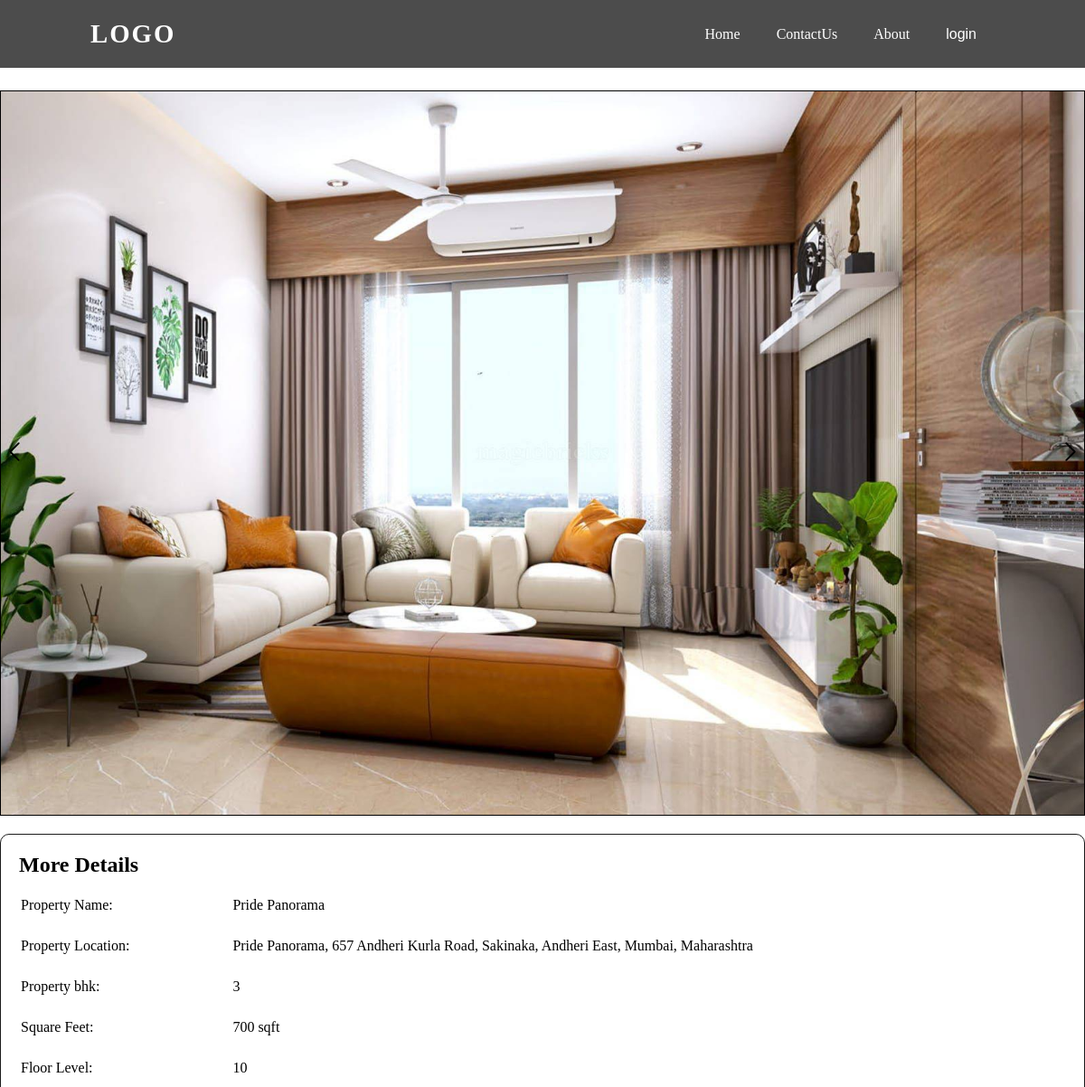
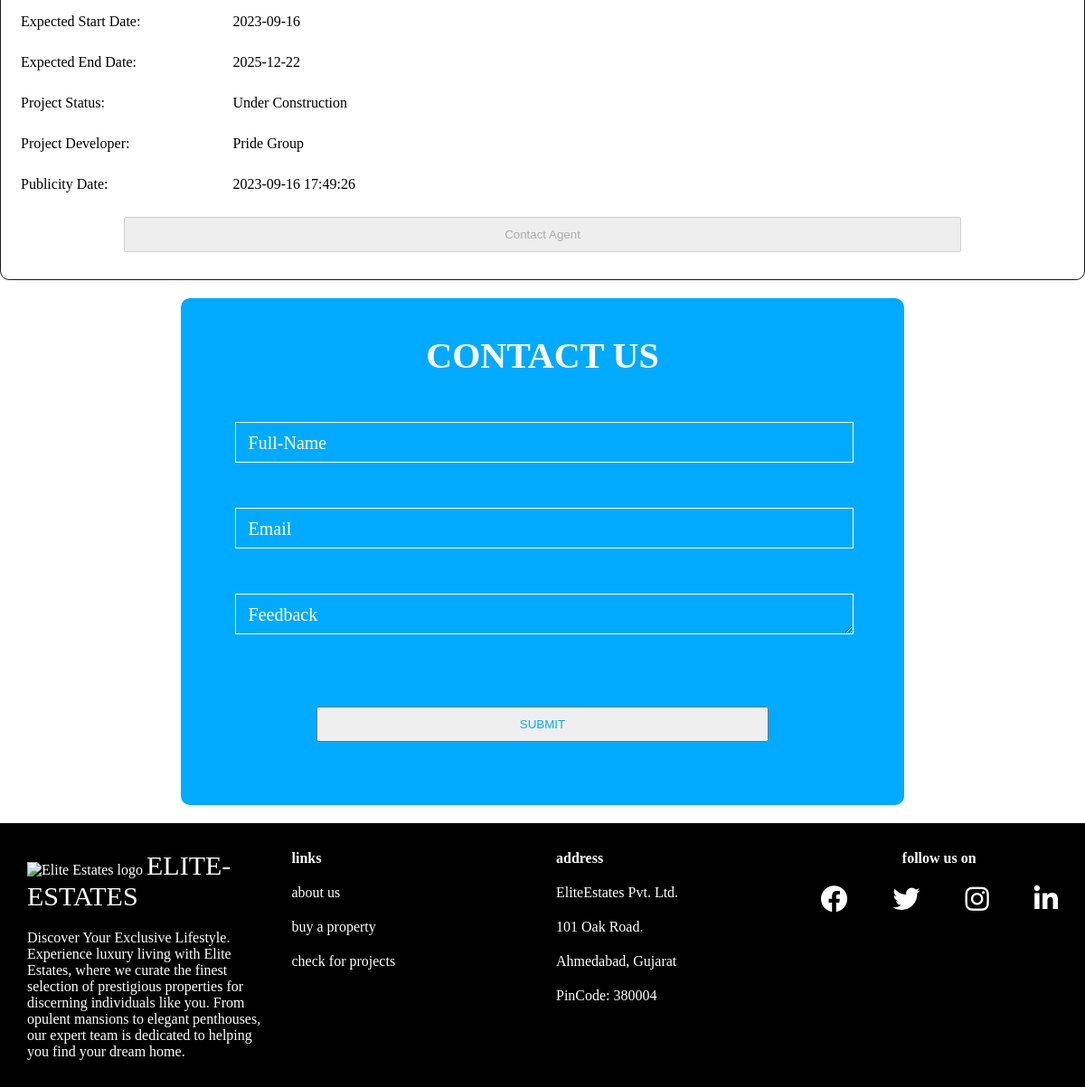
The app's page /view/view-up.php?up_id=1 with its own data (2 pictures, top to bottom).
### tables this page shows
CREATE TABLE `upcoming_projects` (
  `upcoming_project_id` int(4) NOT NULL,
  `upcoming_project_name` varchar(20) NOT NULL,
  `upcoming_project_location` text NOT NULL,
  `upcoming_project_bhk` int(2) NOT NULL,
  `upcoming_project_sqft` varchar(5) NOT NULL,
  `upcoming_project_floor_level` varchar(3) NOT NULL,
  `upcoming_project_expected_start_date` date NOT NULL,
  `upcoming_project_expected_end_date` date NOT NULL,
  `upcoming_project_status` varchar(20) NOT NULL,
  `upcoming_project_developer` varchar(20) NOT NULL,
  `upcoming_project_image_1` varchar(255) NOT NULL,
  `upcoming_project_image_2` varchar(255) NOT NULL,
  `upcoming_project_image_3` varchar(255) NOT NULL,
  `upcoming_project_ad_date` timestamp NOT NULL DEFAULT current_timestamp()
);

### view/view-up.php (the view, shortened to what this page needs)
<?php
include '../db.php';
$result = $conn->query('SELECT * FROM upcoming_projects WHERE upcoming_project_id=' . $_GET['up_id'])->fetch_array();
$is_admin = false;
?>
<!DOCTYPE html>
<html lang="en">
<head>
    <link rel="stylesheet" href="../styles/navbars.css" />
    <link rel="stylesheet" href="../styles/contact-form.css" />
    <link rel="stylesheet" href="../styles/footers.css" />
    <link rel="stylesheet" href="../styles/view.css" />
    <link rel="stylesheet" href="https://cdnjs.cloudflare.com/ajax/libs/font-awesome/6.4.0/css/all.min.css" />
</head>
<body>
    <?php include '../components/navbars.php' ?>
    <div class="container" style="margin-top: 100px;">
        <div class="carousel-container">
            <button class="carousel-left-btn" style="background-color: transparent; border: none;">
                <svg xmlns="http://www.w3.org/2000/svg" fill="none" viewBox="0 0 24 24" stroke-width="1.5" width="30" height="30" stroke="currentColor" class="icon">
                    <path stroke-linecap="round" stroke-linejoin="round" d="M15.75 19.5L8.25 12l7.5-7.5" />
                </svg>
            </button>
            <div class="carousel-item active">
                <img src="../images/property-images/<?php echo $result['upcoming_project_image_1'] ?>" alt="flat image 1" />
            </div>
            <button class="carousel-right-btn" style="background-color: transparent; border: none;">
                <svg xmlns="http://www.w3.org/2000/svg" fill="none" viewBox="0 0 24 24" stroke-width="1.5" height="30" width="30" stroke="currentColor" class="icon">
                    <path stroke-linecap="round" stroke-linejoin="round" d="M8.25 4.5l7.5 7.5-7.5 7.5" />
                </svg>
            </button>
        </div>
        <div class="property-info">
            <h2>More Details</h2>
            <table class="details">
                <tbody>
                    <tr>
                        <td>Property Name:</td>
                        <td><?php echo $result['upcoming_project_name'] ?></td>
                    </tr>
                    <tr>
                        <td>Property Location:</td>
                        <td><?php echo $result['upcoming_project_location'] ?></td>
                    </tr>
                    <tr>
                        <td>Property bhk:</td>
                        <td><?php echo $result['upcoming_project_bhk'] ?></td>
                    </tr>
                    <tr>
                        <td>Square Feet:</td>
                        <td><?php echo $result['upcoming_project_sqft'] ?> sqft</td>
                    </tr>
                    <tr>
                        <td>Floor Level:</td>
                        <td><?php echo $result['upcoming_project_floor_level'] ?></td>
                    </tr>
                    <tr>
                        <td>Expected Start Date:</td>
                        <td><?php echo $result['upcoming_project_expected_start_date'] ?></td>
                    </tr>
                    <tr>
                        <td>Expected End Date:</td>
                        <td><?php echo $result['upcoming_project_expected_end_date'] ?></td>
                    </tr>
                    <tr>
                        <td>Project Status:</td>
                        <td><?php echo $result['upcoming_project_status'] ?></td>
                    </tr>
                    <tr>
                        <td>Project Developer:</td>
                        <td><?php echo $result['upcoming_project_developer'] ?></td>
                    </tr>
                    <tr>
                        <td>Publicity Date:</td>
                        <td><?php echo $result['upcoming_project_ad_date'] ?></td>
                    </tr>
                </tbody>
            </table>
            <button class="contact-agent-btn" style="width: 80%; padding: 10px 0; margin: 0 auto;display: block;margin-bottom: 30px;" <?php if (!isset($_SESSION['username']) && !$is_admin) echo 'disabled' ?>>Contact Agent</button>
        </div>
    </div>
    <?php include '../components/contact-form.php' ?>
    <?php include '../components/footer.php' ?>
</body>
</html>

### components/navbars.php (shortened to what this page needs)
<?php
  $name = null;
?>
<header>
  <a href="#" class="logo">logo</a>
  <div class="navigation">
    <ul class="menu">
      <li class="menu-item"><a class="link" href="http://localhost:90/raj/el-est-resp/jqAjax-test/">Home</a></li>
      <li class="menu-item">
        <a class="sub-btn link" href="#contact">ContactUs</a>
      </li>
      <li class="menu-item"><a class="link" href="#about">About</a></li>
      <li class="menu-item user-form">
        <button class="link"><?php echo $name !== null ? $name : 'login'; ?></button>
      </li>
    </ul>
  </div>
</header>

### components/contact-form.php (shortened to what this page needs)
<div id="contact">
    <h2>contact us</h2>
    <form class="contact-form" method="post">
        <div class="input-box">
            <input type="text" name="full-name" id="full-name" required />
            <label for="full-name">Full-Name</label>
        </div>
        <div class="input-box">
            <input type="email" name="email" id="user-email" required />
            <label for="user-email">Email</label>
        </div>
        <div class="input-box">
            <textarea name="message" id="message" cols="26" rows="1" required></textarea>
            <label for="message">Feedback</label>
        </div>
        <button class="contact-form-submit" type="submit" <?php if ($_SESSION['isAdmin']) echo 'disabled'?>>submit</button>
    </form>
</div>

### components/footer.php
<footer>
    <div class="footer" id="about">
        <div class="logo-container">
            <img src="images/logo-3.png" alt="Elite Estates logo" height="40" width="120" />
            <h1 class="logo-name">elite-estates</h1>
            <p>Discover Your Exclusive Lifestyle. Experience luxury living with Elite Estates, where we curate the
                finest selection of prestigious properties for discerning individuals like you. From opulent
                mansions to elegant penthouses, our expert team is dedicated to helping you find your dream home.
            </p>
        </div>
        <div class="footer-link-container">
            <h4>links</h4>
            <a href="#">about us</a>
            <a href="/raj/el-est-resp/jqAjax-test/index.php">buy a property</a>
            <a href="/raj/el-est-resp/jqAjax-test/index.php">check for projects</a>
        </div>
        <div class="address">
            <h4>address</h4>
            <p>
                <p>EliteEstates Pvt. Ltd.</p>
                <p>101 Oak Road.</p>
                <p>Ahmedabad, Gujarat</p>
                <p>PinCode: 380004</p>
            </p>
        </div>
        <div class="social-media-links">
            <h4>follow us on</h4>
            <div class="links">
                <a href="#"><i class="fa-brands fa-facebook"></i></a>
                <a href="#"><i class="fa-brands fa-twitter"></i></a>
                <a href="#"><i class="fa-brands fa-instagram"></i></a>
                <a href="#"><i class="fa-brands fa-linkedin-in"></i></a>
            </div>
        </div>
    </div>
</footer>

### styles/navbars.css (style rules this page uses)
* { margin: 0; padding: 0; box-sizing: border-box; }
header { z-index: 999; position: fixed; top: 0; left: 0; width: 100%; display: flex; justify-content: space-between; background-color: rgba(0, 0, 0, .7); align-items: center; padding: 0 100px; transition: 0.6s; }
header .logo { color: #fff; font-size: 1.8em; font-weight: 700; text-transform: uppercase; text-decoration: none; letter-spacing: 2px; }
header .navigation { position: relative; line-height: 75px; }
header .navigation .menu { position: relative; display: flex; justify-content: center; list-style: none; user-select: none; }
.menu-item { position: relative; }
.menu-item > .link { color: #FFF; font-size: 1em; text-decoration: none; margin: 0 20px; padding: 25px 0; cursor: pointer; background-color: transparent; border: none; }
.input-box label { position: absolute; top: 0; left: 0; font-size: 20px; transition: all .3s ease-in-out; }

### styles/contact-form.css (style rules this page uses)
#contact { width: 90vw; margin: 20px auto; padding: 20px; max-width: 800px; background-color: #0AF; border-radius: 10px; }
#contact h2 { color: #fff; font-size: 40px; text-align: center; margin: 20px 0; text-transform: uppercase; }
#contact .input-box { width: 100%; position: relative; margin: 50px 40px; }
#contact .input-box label { position: absolute; color: #fff; top: 50%; padding: 5px 7px; left: 1%; transform: translate(0, -50%); transition: all .3s ease-in-out; user-select: none; }
#contact .contact-form .input-box input, #contact .contact-form .input-box textarea { display: block; outline: none; color: #fff; background-color: #0AF; height: 45px; border: 1px solid white; padding: 10px 0; width: 90%; font-size: 1.2em; }
.contact-form-submit { padding: 10px; width: 90vw; color: #0AF; max-width: 500px; display: block; margin: 80px auto 50px auto; text-transform: uppercase; }

### styles/footers.css (style rules this page uses)
footer { background-color: #000; color: #FFF; }
.footer { bottom: 0; left: 0; right: 0; display: grid; grid-template-columns: repeat(4, 1fr); width: 100vw; max-width: 1800px; margin: 0 auto; column-gap: 30px; padding: 30px 30px; }
.logo-name { display: inline; text-transform: uppercase; font-size: 30px; font-weight: normal; user-select: none; }
.logo-container > p { margin-top: 20px; }
.footer-link-container > a { color: #fff; text-decoration: none; display: block; margin: 20px 0; }
.address > p { margin-top: 20px; }
.social-media-links > h4 { text-align: center; margin-bottom: 20px; }
.links { display: flex; justify-content: space-between; }
.links a { color: #FFF; font-size: 30px; }

### styles/view.css (style rules this page uses)
* { margin: 0; padding: 0; box-sizing: border-box; }
.container { max-width: 1200px; margin: 0 auto; }
.carousel-container { border: 1px solid black; position: relative; }
.carousel-item { display: none; }
.carousel-item img { width: 100%; height: 100%; display: none; background-position: center; background-size: cover; background-repeat: no-repeat; }
.carousel-item.active, .carousel-item.active img { display: block; height: 800px; }
.carousel-left-btn { position: absolute; top: 50%; left: 0; transform: translate(0, -50%); }
.carousel-right-btn { position: absolute; top: 50%; right: 0; transform: translate(0, -50%); }
.property-info { margin: 20px 0; padding: 0 20px; border: 1px solid #1b1b1b; border-radius: 10px; }
.property-info h2 { margin: 20px 0; }
.details tbody tr td { padding-right: 100px; padding-bottom: 25px; }

### records on screen
upcoming_projects: upcoming_project_image_1 (picture), upcoming_project_name "Pride Panorama", upcoming_project_location "Pride Panorama, 657 Andheri Kurla Road, Sakinaka, Andheri East, Mumbai, Maharashtra", upcoming_project_bhk "3", upcoming_project_sqft "700", upcoming_project_floor_level "10", upcoming_project_expected_start_date "2023-09-16", upcoming_project_expected_end_date "2025-12-22", upcoming_project_status "Under Construction", upcoming_project_developer "Pride Group", upcoming_project_ad_date "2023-09-16 17:49:26"
